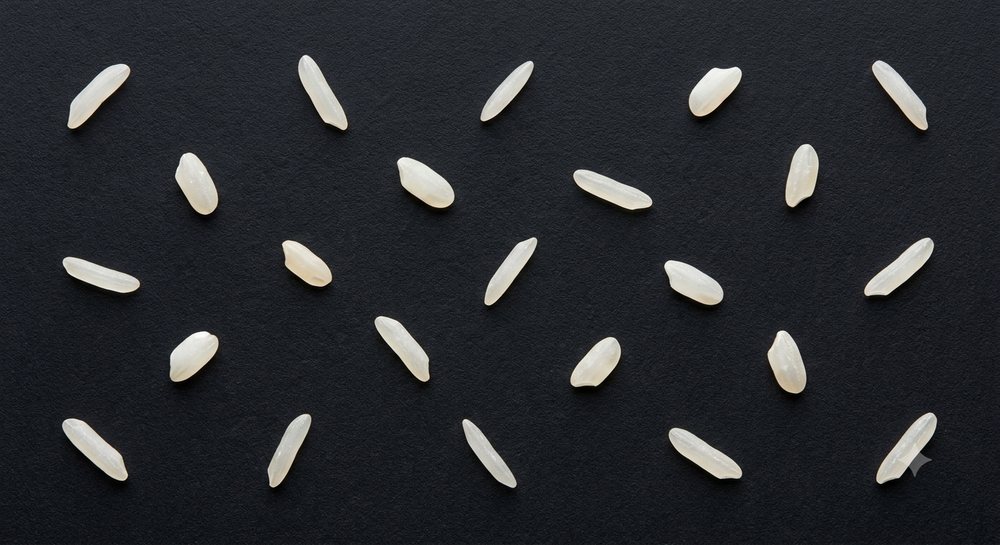
#> input picture NIVEL_4/PROFESOR/CLASE2/imagen_arroz.png, 1000 x 545 px, shrunk from 1408 x 768 before the run, found by its file name
$ jupyter execute ej07_computer_vision_REVISADO.ipynb
#> lines starting #> are read from the running program, lines starting #| are printed output that depends on the picture; after the words box and inside, x2 and y2 are one past the last pixel; in counts of white or black regions, pixels touching at a corner belong together
[cell 1]
# IMPORTAR DEPENDENCIAS
import cv2
import numpy as np
import matplotlib.pyplot as plt
from google.colab import drive

[cell 2]
# 1. Cargar imagen y convertir a escala de grises
drive.mount('/content/drive')
img = cv2.imread('/content/drive/MyDrive/data/imagen_arroz.png')
#> img is the input picture: shape (545, 1000, 3); mean B, G, R 46.9, 43.1, 40.8
gray = cv2.cvtColor(img, cv2.COLOR_BGR2GRAY)

[cell 3]
# 2. Binarización (Segmentación)
# Convertimos píxeles claros (arroz) a blanco y resto a negro
_, thresh = cv2.threshold(gray, 127, 255, cv2.THRESH_BINARY)
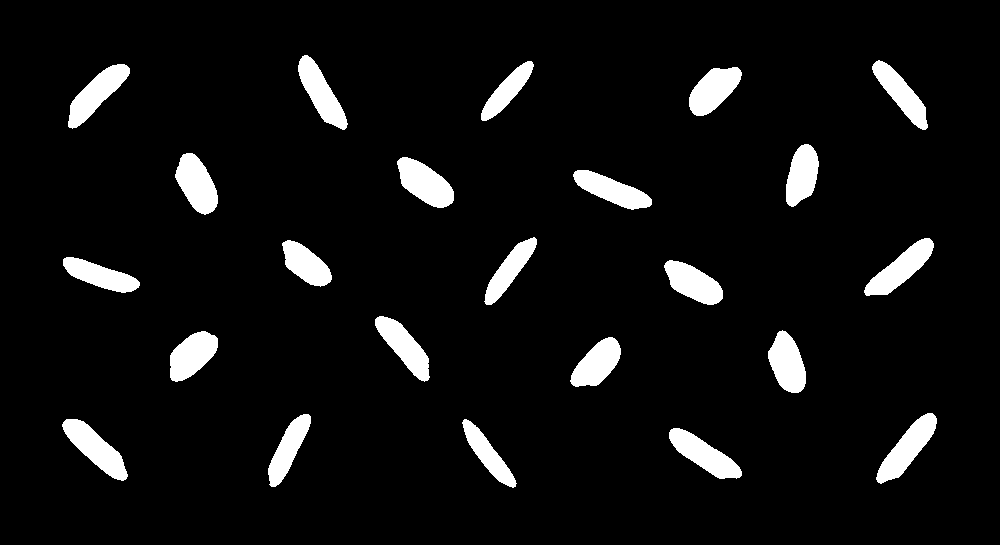
#> thresh: shape (545, 1000); 6.6% white; 23 white regions

[cell 4]
# 3. Detección de contornos (Objeto)
contornos, _ = cv2.findContours(thresh, cv2.RETR_EXTERNAL, cv2.CHAIN_APPROX_SIMPLE)
#> contornos = 23 contours; largest, box (x1, y1, x2, y2) and area: (876, 413, 937, 484) 1682, (62, 419, 128, 481) 1676, (397, 157, 454, 208) 1671, (68, 64, 130, 129) 1625, (669, 428, 742, 479) 1612

[cell 5]
# 4. Dibujar resultados
resultado = img.copy()
cv2.drawContours(resultado, contornos, -1, (0, 255, 0), 2)
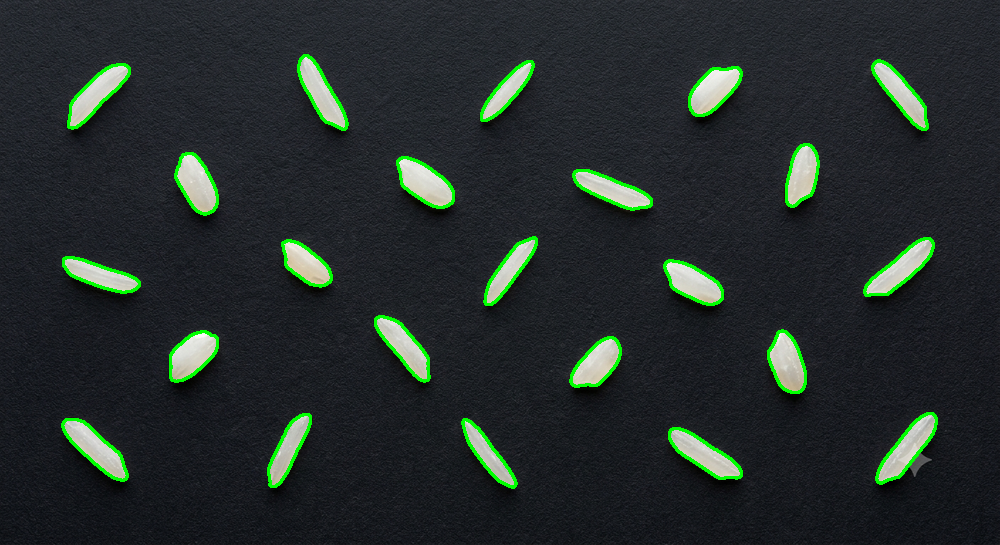
#> resultado: shape (545, 1000, 3); 2.53% of pixels changed, all inside (x1, y1, x2, y2) = (61, 54, 938, 489)

[cell 6]
plt.imshow(cv2.cvtColor(resultado, cv2.COLOR_BGR2RGB))
plt.title(f'Granos detectados: {len(contornos)}')
plt.show()

$ run again, with NIVEL_4/PROFESOR/CLASE2/CLASE2.png copied over NIVEL_4/PROFESOR/CLASE2/imagen_arroz.png
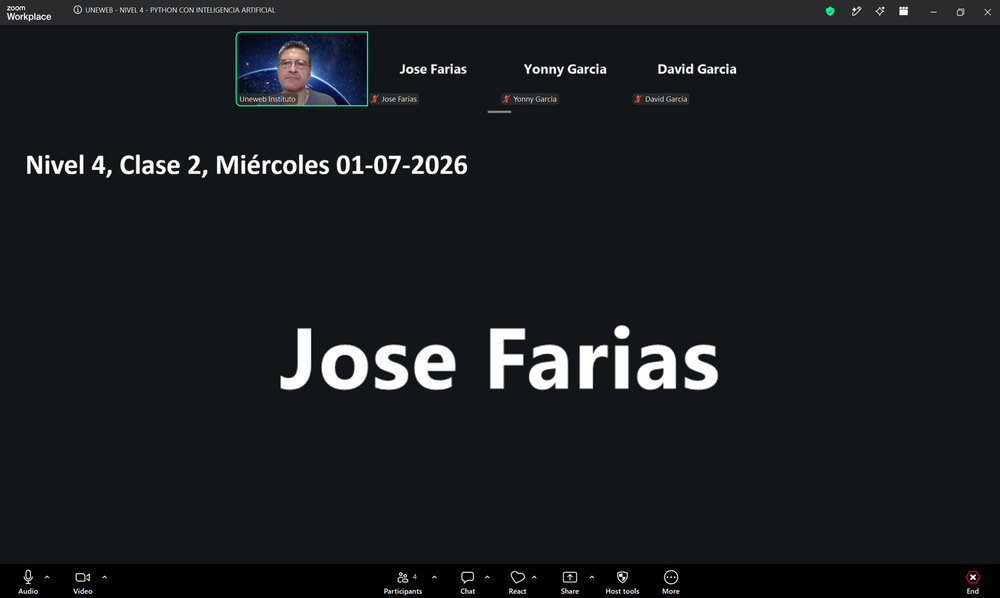
#> input picture NIVEL_4/PROFESOR/CLASE2/CLASE2.png, 1000 x 598 px, shrunk from 1700 x 1016 before the run, found by its file name
#> img is the input picture: shape (598, 1000, 3); mean B, G, R 31.6, 28.6, 25.8
#> `_, thresh = cv2.threshold(gray, 127, 255, cv2.THRESH_BINARY)`:
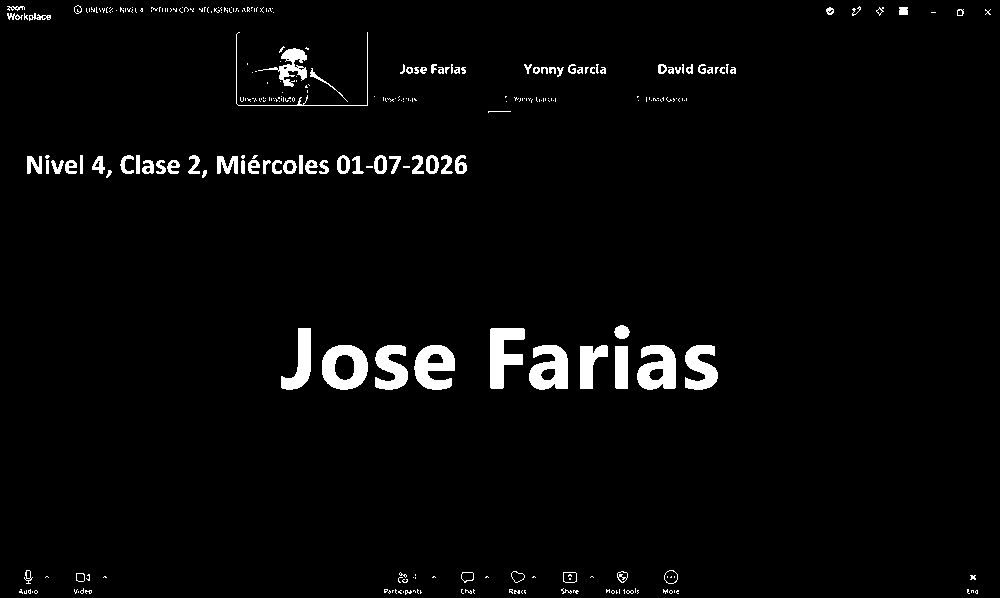
#> thresh: shape (598, 1000); 3% white; 313 white regions (223 under 20 px)
#> contornos = 308 contours, 239 with area under 20; largest, box (x1, y1, x2, y2) and area: (322, 345, 368, 390) 1630, (529, 345, 568, 390) 1258, (637, 345, 676, 390) 1255, (414, 345, 455, 390) 1227, (490, 328, 525, 389) 1200
#> `cv2.drawContours(resultado, contornos, -1, (0, 255, 0), 2)`:
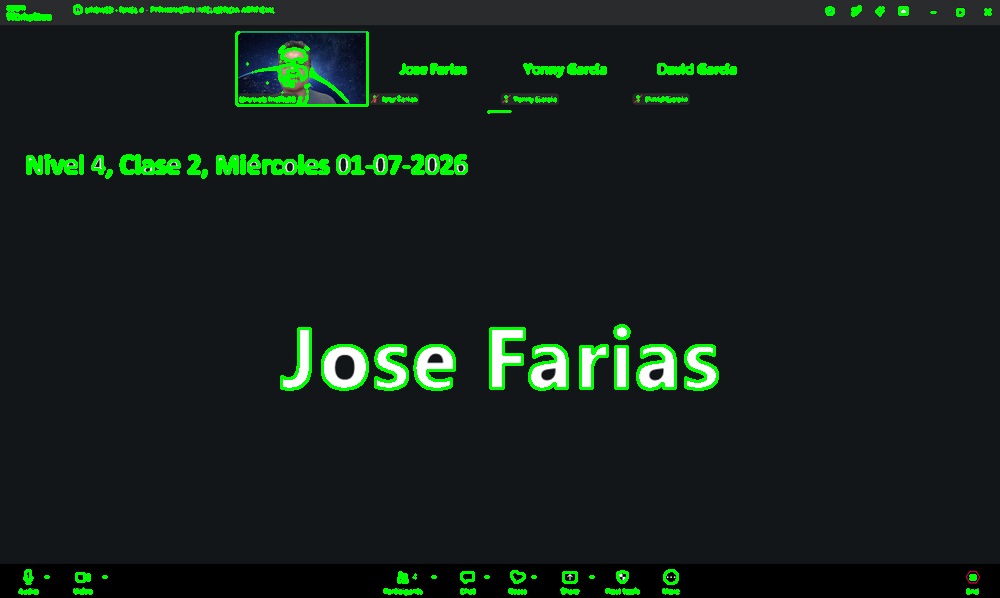
#> resultado: shape (598, 1000, 3); 3.38% of pixels changed, all inside (x1, y1, x2, y2) = (6, 4, 992, 596)
